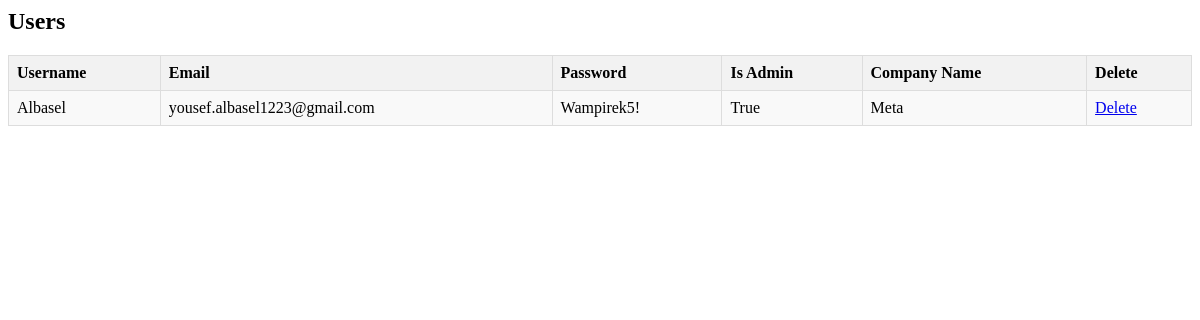
The app's page /allusers, older data.
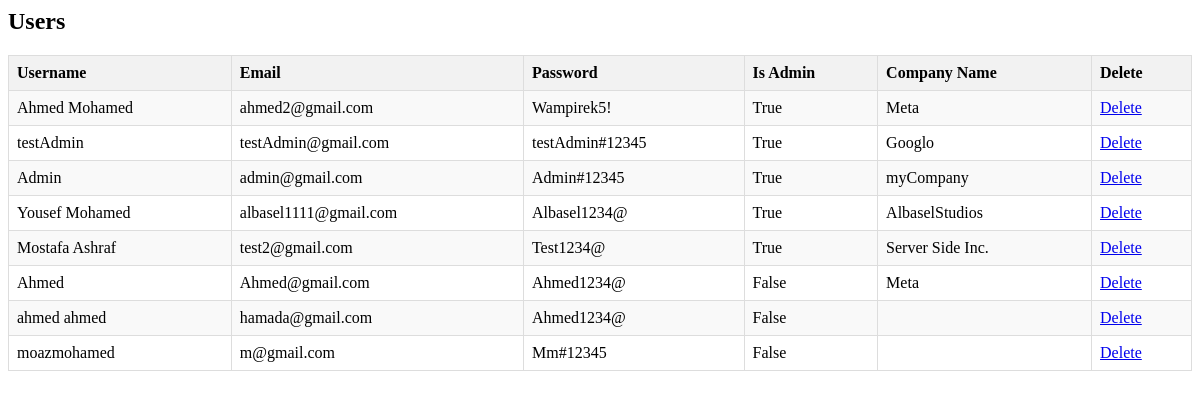
The same page, newer data.
### authentication/models.py (models this page shows, shortened)
class User(models.Model):
    username = models.CharField(max_length=255)
    email = models.EmailField(unique=True)
    password = models.CharField(max_length=255)
    is_company_admin = models.BooleanField(default=False)
    company_name = models.CharField(max_length=255, null=True, default="N/A")
    current_job = models.CharField(max_length=255,null=True,blank=True, default="N/A")
    resume_link = models.CharField(max_length=255,null=True,blank=True, default="N/A")
    picture_link = models.CharField(max_length=255,null=True,blank=True, default="N/A")
    skills = models.CharField(max_length=255,null=True,blank=True, default="N/A")
    profile_description = models.CharField(max_length=255,null=True,blank=True, default="N/A")

### authentication/views.py (the view)
# urls.py: path('allusers', views.view_users, name='view_users'),
def view_users(request):
    template =loader.get_template('view_users.html')
    allUsrs=User.objects.all().values()
    context={
        'User':allUsrs
    }
    return HttpResponse(template.render(context,request))

### templates/view_users.html (shortened to what this page needs)
{% block content %}
<h2>Users</h2>
<table>
    <tr>
        <th>Username</th>
        <th>Email</th>
        <th>Password</th>
        <th>Is Admin</th>
        <th>Company Name</th>
        <th>Delete</th>
    </tr>
    {% for user in User %}
    <tr>
        <td>{{ user.username }}</td>
        <td>{{ user.email }}</td>
        <td>{{ user.password }}</td>
        <td>{{ user.is_company_admin }}</td>
        <td>{{ user.company_name }}</td>
        <td><a href="{% url 'delete_user' user.id %}">Delete</a></td>
    </tr>
    {% endfor %}
</table>
{% endblock %}

### templates/view_users.html (style rules this page uses)
table { width: 100%; border-collapse: collapse; }
th, td { border: 1px solid #ddd; padding: 8px; text-align: left; }
th { background-color: #f2f2f2; }
tr:nth-child(even) { background-color: #f9f9f9; }

Row changes from the older to the newer data that the page shows:
changed User "Wampirek5!": username "Albasel" → "Ahmed Mohamed"; email "yousef.albasel1223@gmail.com" → "ahmed2@gmail.com"
added User: username "testAdmin", email "testAdmin@gmail.com", password "testAdmin#12345", is_company_admin "True", company_name "Googlo"
added User: username "Admin", email "admin@gmail.com", password "Admin#12345", is_company_admin "True", company_name "myCompany"
added User: username "Yousef Mohamed", email "albasel1111@gmail.com", password "Albasel1234@", is_company_admin "True", company_name "AlbaselStudios"
added User: username "Mostafa Ashraf", email "test2@gmail.com", password "Test1234@", is_company_admin "True", company_name "Server Side Inc."
added User: username "Ahmed", email "Ahmed@gmail.com", password "Ahmed1234@", is_company_admin "False", company_name "Meta"
added User: username "ahmed ahmed", email "hamada@gmail.com", password "Ahmed1234@", is_company_admin "False"
added User: username "moazmohamed", email "m@gmail.com", password "Mm#12345", is_company_admin "False"
